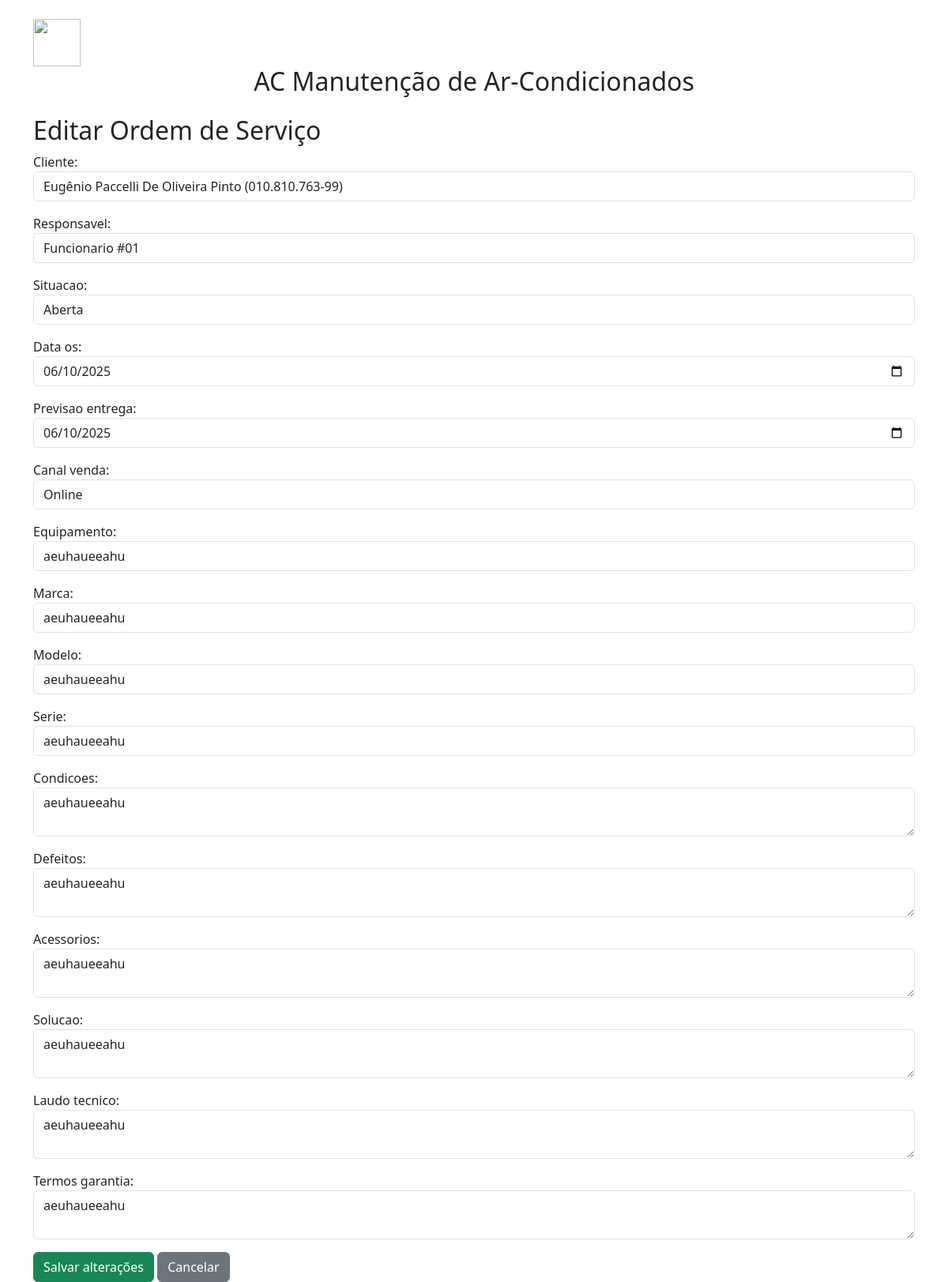
Page /editar/5/ on the committed database.
### ordem_servico/models.py (models this page shows, shortened)
class OrdemServico(models.Model):
    cliente = models.ForeignKey(Cliente, on_delete=models.PROTECT)
    responsavel = models.ForeignKey(Funcionario, on_delete=models.PROTECT)
    situacao = models.CharField(
        max_length=10,
        choices=Situacao.choices,
        default=Situacao.ABERTA
    )
    data_os = models.DateField()
    previsao_entrega = models.DateField()
    canal_venda = models.CharField(
        max_length=10,
        choices=CanalVenda.choices,
        default=CanalVenda.PRESENCIAL
    )
    equipamento = models.CharField(max_length=100)
    marca = models.CharField(max_length=50, blank=True)
    modelo = models.CharField(max_length=50, blank=True)
    serie = models.CharField(max_length=50, blank=True)
    condicoes = models.TextField(blank=True)
    defeitos = models.TextField(blank=True)
    acessorios = models.TextField(blank=True)
    solucao = models.TextField(blank=True)
    laudo_tecnico = models.TextField(blank=True)
    termos_garantia = models.TextField(blank=True)

### ordem_servico/views.py (the view)
# urls.py: path('editar/<int:ordem_id>/', views.editar_ordem, name='editar_ordem'),
def editar_ordem(request, ordem_id):
    ordem = get_object_or_404(OrdemServico, pk=ordem_id)
    if request.method == 'POST':
        form = OrdemServicoForm(request.POST, instance=ordem)
        if form.is_valid():
            os = form.save(commit=False)
            os.atualizado_por = request.user
            os.save()
            return redirect('detalhar_ordem', ordem_id=ordem.id)
    else:
        form = OrdemServicoForm(instance=ordem)
    return render(request, 'ordem_servico/editar_ordem.html', {'form': form})

### ordem_servico/forms.py (called while the page is built)
    def label_from_instance(self, obj):
        return f"{obj.nome} ({obj.cpf})"

### ordem_servico/models.py (called while the page is built)
    def __str__(self):
        return self.nome

### ordem_servico/templates/ordem_servico/editar_ordem.html (shortened to what this page needs)
{% extends 'ordem_servico/base.html' %}
{% block content %}
<h2>Editar Ordem de Serviço</h2>
<form method="post">
    {{ form.as_p }}
    <button type="submit" class="btn btn-success">Salvar alterações</button>
    <a href="{% url 'lista_ordens' %}" class="btn btn-secondary">Cancelar</a>
</form>
{% endblock %}

### rows in the picture
OrdemServico: cliente "Eugênio Paccelli De Oliveira Pinto (010.810.763-99)", responsavel "Funcionario #01", situacao "Aberta", data_os "06/10/2025", previsao_entrega "06/10/2025", canal_venda "Online", equipamento "aeuhaueeahu", marca "aeuhaueeahu", modelo "aeuhaueeahu", serie "aeuhaueeahu", condicoes "aeuhaueeahu", defeitos "aeuhaueeahu", acessorios "aeuhaueeahu", solucao "aeuhaueeahu", laudo_tecnico "aeuhaueeahu", termos_garantia "aeuhaueeahu"
